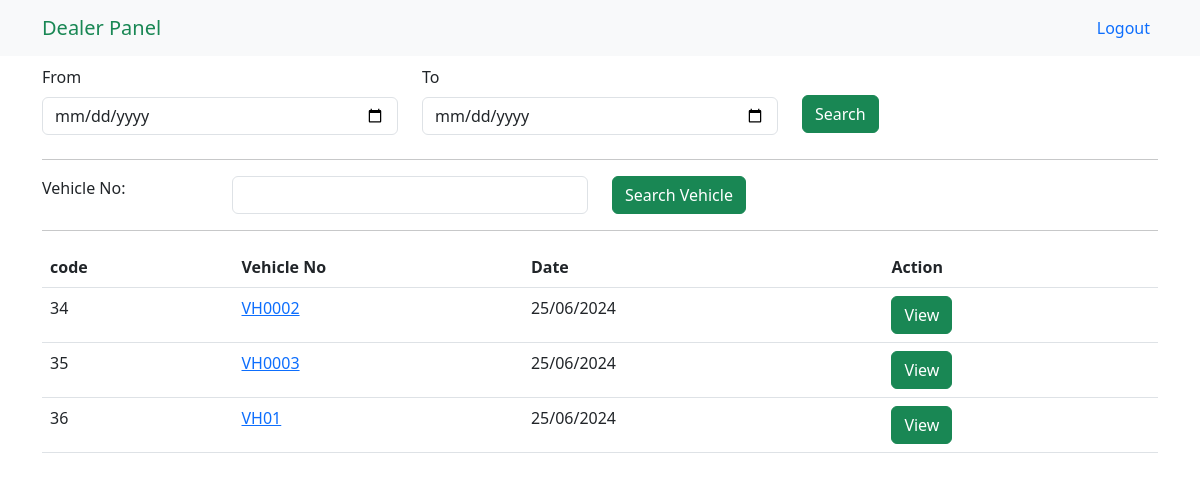
The app's page /search/ with its own data.
### rtoapp/models.py (models this page shows, shortened)
class Vehicle(models.Model):
    vehicle_no = models.CharField(max_length=100)
    registration_year = models.IntegerField()
    chassis_no = models.CharField(max_length=100)
    engine_no = models.CharField(max_length=100)
    rto = models.CharField(max_length=100,null=True)
    vehicle_make = models.CharField(max_length=100)
    vehicle_model = models.CharField(max_length=100)
    owner_name = models.CharField(max_length=100,null=True)
    manufacturer_name = models.CharField(max_length=100,null=True)
    mobile_no = models.IntegerField(null=True)
    distributor_name = models.CharField(max_length=100,null=True)
    owner_address = models.CharField(max_length=100,null=True)
    distributor_address = models.CharField(max_length=100,null=True)
    camera_serial_number_primary = models.CharField(max_length=100,null=True)
    model_number_primary = models.CharField(max_length=100,null=True)
    camera_serial_number_secondary = models.CharField(max_length=100,null=True)
    model_number_secondary = models.CharField(max_length=100,null=True)
    Vehicle_number_plate_view = models.ImageField(upload_to='vehicle_images/',null=True)
    Camera_image = models.ImageField(upload_to='vehicle_images/',null=True)
    Sensor_image = models.ImageField(upload_to='vehicle_images/',null=True)
    Display_image = models.ImageField(upload_to='vehicle_images/',null=True)
    created_at = models.DateTimeField(auto_now_add=True)

### rtoapp/views.py (the view)
# urls.py: path('search/', views.search_view, name='search_view'),
def search_view(request):
    if request.method == 'POST':
        from_date = request.POST.get('from_date')
        to_date = request.POST.get('to_date')
        vecregno = request.POST.get('vecregno')
        vehicles = Vehicle.objects.all()
        if from_date and to_date:
            vehicles = vehicles.filter(created_at__gte=from_date, created_at__lte=to_date)
        if vecregno:
            vehicles = vehicles.filter(vehicle_no__icontains=vecregno)
        return render(request, 'search.html', {'vehicles': vehicles})
    else:
        vehicles = Vehicle.objects.all()
        return render(request, 'search.html', {'vehicles': vehicles})

### templates/search.html (shortened to what this page needs)
{% extends 'base.html' %}
{% load static %}
{% block link %} {% static 'css/search.css' %} {% endblock link %}
{% block navbar %}
{% include 'nav.html' %}
{% endblock navbar %}
{% block content %}
<body data-aos-easing="ease-in-out" data-aos-duration="1000" data-aos-delay="0">
    <main id="main" class="mt-5">
        <section class="inner-page">
            <div class="container">
                <form action="" method="post">
                    <div class="row">
                        <div class="col-md-4 col-sm-6 mb-2">
                            <label for="from_date" class="form-label">From</label>
                            <input type="date" name="from_date" id="from_date" class="form-control" value="">
                        </div>
                        <div class="col-md-4 col-sm-6 mb-2">
                            <label for="to_date" class="form-label">To</label>
                            <input type="date" name="to_date" id="to_date" class="form-control" value="">
                        </div>
                        <div class="col-md-4 col-sm-12 text-center text-sm-start" style="margin-top:30px;">
                            <input type="submit" class="btn btn-success" value="Search">
                        </div>
                    </div>
                </form>
                <hr>
                <form action="" method="post">
                    <div class="row">
                        <div class="col-lg-2">Vehicle No:</div>
                        <div class="col-lg-4 col-md-6"> <input name="vecregno" class="form-control" value=""></div>
                        <div class="col-lg-6 col-md-6 mt-2 mt-md-0"> <input type="submit" class="btn btn-success"
                                value="Search Vehicle">
                        </div>
                    </div>
                </form>
                <hr>
                <div id="table_wrapper" class="dataTables_wrapper no-footer etxt-center">
                    {% if vehicles %}
                    <table class="table dataTable no-footer" id="table" aria-describedby="table_info">
                        <thead>
                            <tr>
                                <th class="sorting sorting_asc" tabindex="0" aria-controls="table" rowspan="1"
                                    colspan="1" aria-sort="ascending" aria-label="
                code
            : activate to sort column descending" style="width: 38.9px;">
                                    code
                                </th>
                                <th class="sorting" tabindex="0" aria-controls="table" rowspan="1" colspan="1"
                                    aria-label="
                Vehicle No
            : activate to sort column ascending" style="width: 81.175px;">
                                    Vehicle No
                                </th>
                                <th class="sorting" tabindex="0" aria-controls="table" rowspan="1" colspan="1"
                                    aria-label="
                Date
            : activate to sort column ascending" style="width: 68.925px;">
                                    Date
                                </th>
                                <th class="sorting" tabindex="0" aria-controls="table" rowspan="1" colspan="1"
                                    aria-label="Action: activate to sort column ascending" style="width: 51.575px;">
                                    Action</th>
                            </tr>
                        </thead>
                        <tbody>
                            {% for vehicle in vehicles %}
                            <tr>
                                <td>{{vehicle.id}}</td>
                                <td><a href="{% url 'certificate_view' vehicle.id %}">{{vehicle.vehicle_no}}</a></td>
                                <td>{{ vehicle.created_at|date:"d/m/Y" }}</td>
                                <td><a class="btn btn-success" href="{% url 'certificate_view' vehicle.id %}">View</a></td>
                            </tr>
                            {% endfor %}
                        </tbody>
                    </table>
                    {% else %}
                    <p>No vehicles found.</p>
                    {% endif %}
                </div>
            </div>
        </section>
    </main>
    {% endblock content %}

### records on screen
Vehicle: id "34", vehicle_no "VH0002", created_at "25/06/2024"
Vehicle: id "35", vehicle_no "VH0003", created_at "25/06/2024"
Vehicle: id "36", vehicle_no "VH01", created_at "25/06/2024"
